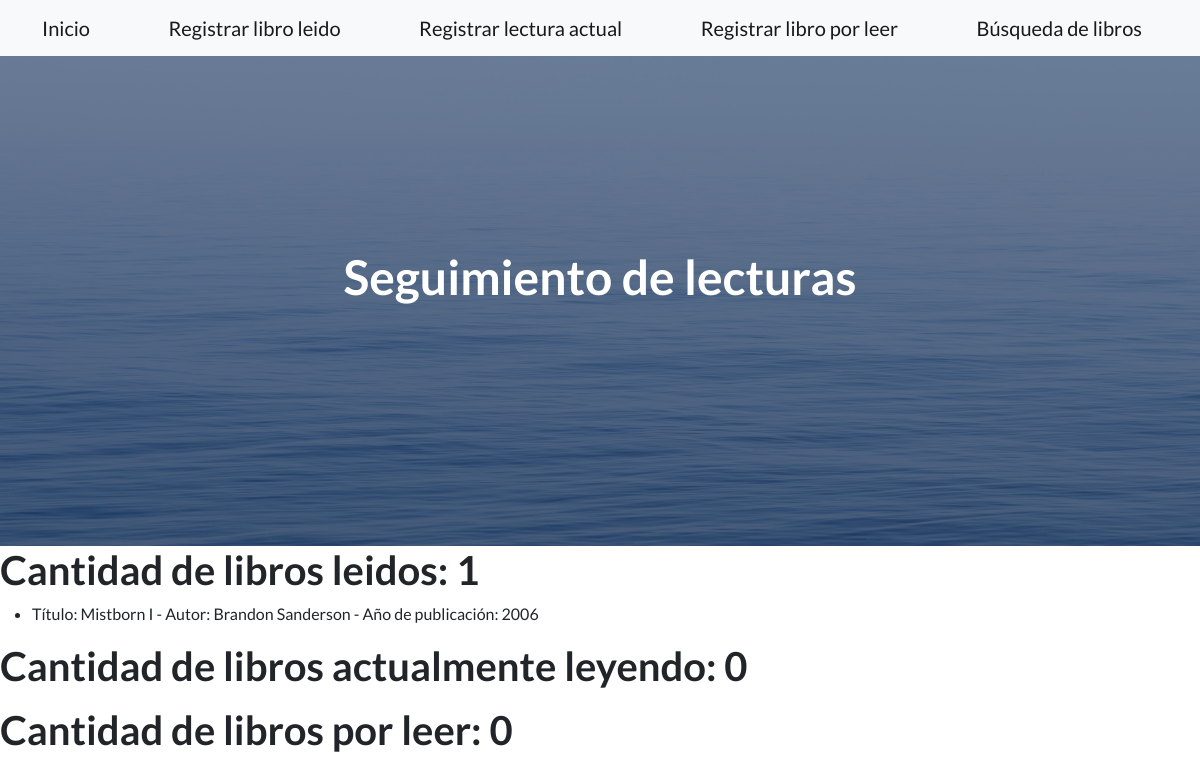
Page /home/ on the earlier database version.
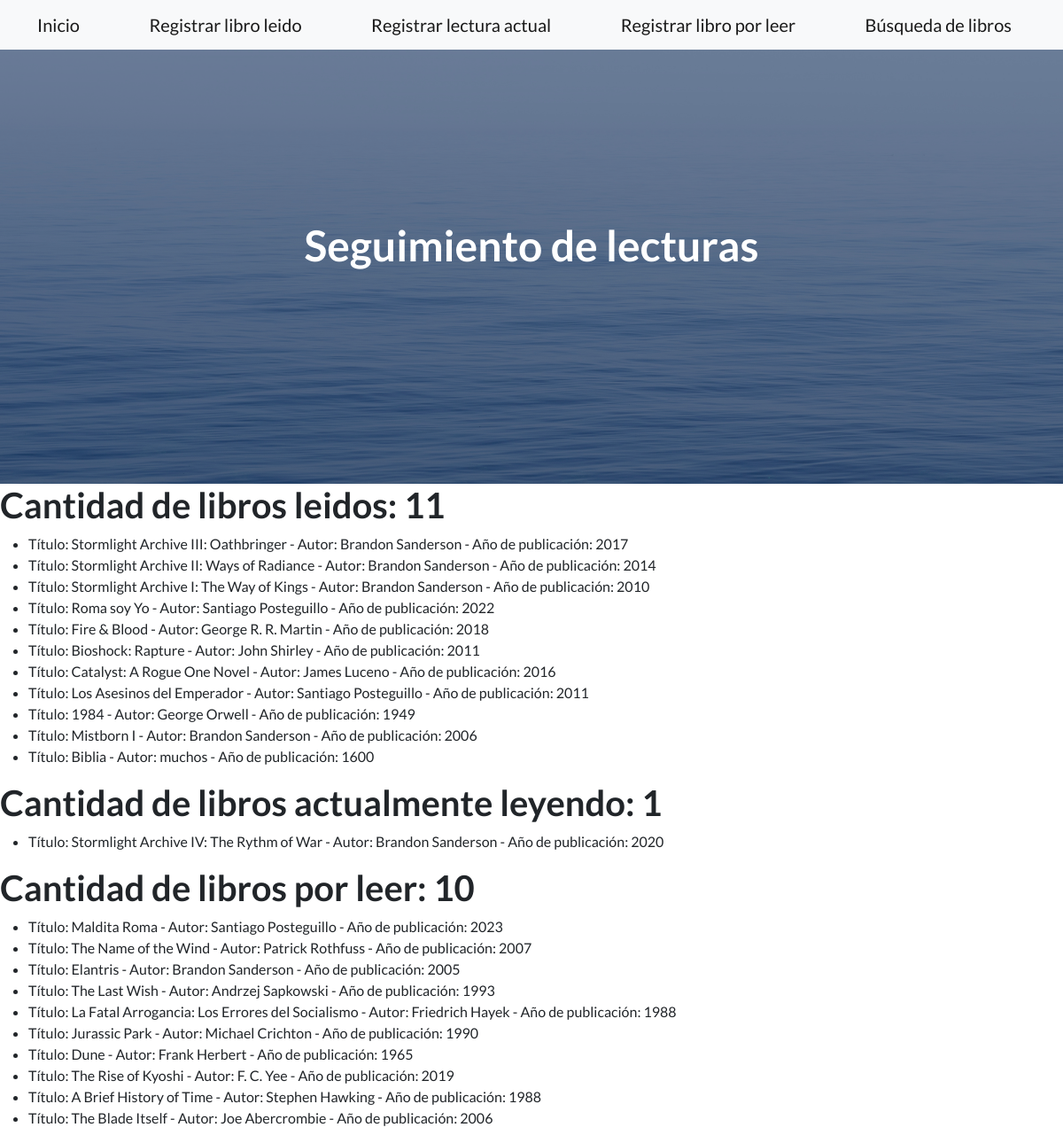
Same page on the later database version.
### AppLectura/models.py (models this page shows)
class Leidos(models.Model):
    titulo=models.CharField(max_length=50)
    autor=models.CharField(max_length=30)
    año_publicacion=models.CharField(max_length=4)

class Leyendo(models.Model):
    titulo=models.CharField(max_length=50)
    autor=models.CharField(max_length=30)
    año_publicacion=models.CharField(max_length=4)

class Por_Leer(models.Model):
    titulo=models.CharField(max_length=50)
    autor=models.CharField(max_length=30)
    año_publicacion=models.CharField(max_length=4)

### AppLectura/views.py (the view)
# urls.py: 2. Add a URL to urlpatterns:  path('', views.home, name='home')
def home(request):
    leidos=Leidos.objects.all
    leyendo=Leyendo.objects.all
    por_leer=Por_Leer.objects.all
    return render(request,'home.html',{'leidos':leidos,'leyendo':leyendo,'por_leer':por_leer})

### AppLectura/templates/home.html
{% extends 'index.html' %}
{% block ContenidoVariable %}
<h1>Cantidad de libros leidos: {{leidos|length}} </h1>
<ul>
    {% for libro in leidos %}
        <li>Título: {{libro.titulo}} - Autor: {{libro.autor}} - Año de publicación: {{libro.año_publicacion}}</li>
    {% endfor %}
</ul>
<h1>Cantidad de libros actualmente leyendo: {{leyendo|length}} </h1>
<ul>
    {% for libro in leyendo %}
        <li>Título: {{libro.titulo}} - Autor: {{libro.autor}} - Año de publicación: {{libro.año_publicacion}}</li>
    {% endfor %}
</ul>
<h1>Cantidad de libros por leer: {{por_leer|length}} </h1>
<ul>
    {% for libro in por_leer %}
        <li>Título: {{libro.titulo}} - Autor: {{libro.autor}} - Año de publicación: {{libro.año_publicacion}}</li>
    {% endfor %}
</ul>
{% endblock ContenidoVariable %}

### AppLectura/templates/index.html (shortened to what this page needs)
{% load static %}
<!DOCTYPE html>
<html lang="en">
    <head>
        <link href="https://cdn.jsdelivr.net/npm/bootstrap-icons@1.5.0/font/bootstrap-icons.css" rel="stylesheet" type="text/css" />
        <link href="{% static 'AppLectura/css/styles.css' %}" rel="stylesheet" />
    </head>
    <body>
        <nav class="navbar navbar-light bg-light static-top">
            <div class="container">
                <a class="navbar-brand" href={% url 'home' %}>Inicio</a>
                <a class="navbar-brand" href={% url 'leidos' %}>Registrar libro leido</a>
                <a class="navbar-brand" href={% url 'leyendo' %}>Registrar lectura actual</a>
                <a class="navbar-brand" href={% url 'porleer' %}>Registrar libro por leer</a>
                <a class="navbar-brand" href={% url 'busqueda' %}>Búsqueda de libros</a>
            </div>
        </nav>
        <header class="masthead">
            <div class="container position-relative">
                <div class="row justify-content-center">
                    <div class="col-xl-6">
                        <div class="text-center text-white">
                            <h1 class="mb-5">Seguimiento de lecturas</h1>
                        </div>
                    </div>
                </div>
            </div>
        </header>
        {% block ContenidoVariable %}
        {% endblock ContenidoVariable %}
    </body>
</html>

Differences in the rows shown:
added Leidos: titulo "Stormlight Archive III: Oathbringer", autor "Brandon Sanderson", año_publicacion "2017"
added Leidos: titulo "Stormlight Archive II: Ways of Radiance", autor "Brandon Sanderson", año_publicacion "2014"
added Leidos: titulo "Stormlight Archive I: The Way of Kings", autor "Brandon Sanderson", año_publicacion "2010"
added Leidos: titulo "Roma soy Yo", autor "Santiago Posteguillo", año_publicacion "2022"
added Leidos: titulo "Fire & Blood", autor "George R. R. Martin", año_publicacion "2018"
added Leidos: titulo "Bioshock: Rapture", autor "John Shirley", año_publicacion "2011"
added Leidos: titulo "Catalyst: A Rogue One Novel", autor "James Luceno", año_publicacion "2016"
added Leidos: titulo "Los Asesinos del Emperador", autor "Santiago Posteguillo", año_publicacion "2011"
added Leidos: titulo "1984", autor "George Orwell", año_publicacion "1949"
added Leidos: titulo "Biblia", autor "muchos", año_publicacion "1600"
added Leyendo: titulo "Stormlight Archive IV: The Rythm of War", autor "Brandon Sanderson", año_publicacion "2020"
added Por_Leer: titulo "Maldita Roma", autor "Santiago Posteguillo", año_publicacion "2023"
added Por_Leer: titulo "The Name of the Wind", autor "Patrick Rothfuss", año_publicacion "2007"
added Por_Leer: titulo "Elantris", autor "Brandon Sanderson", año_publicacion "2005"
added Por_Leer: titulo "The Last Wish", autor "Andrzej Sapkowski", año_publicacion "1993"
added Por_Leer: titulo "La Fatal Arrogancia: Los Errores del Socialismo", autor "Friedrich Hayek", año_publicacion "1988"
added Por_Leer: titulo "Jurassic Park", autor "Michael Crichton", año_publicacion "1990"
added Por_Leer: titulo "Dune", autor "Frank Herbert", año_publicacion "1965"
added Por_Leer: titulo "The Rise of Kyoshi", autor "F. C. Yee", año_publicacion "2019"
added Por_Leer: titulo "A Brief History of Time", autor "Stephen Hawking", año_publicacion "1988"
added Por_Leer: titulo "The Blade Itself", autor "Joe Abercrombie", año_publicacion "2006"
Other differences:
{{ leidos|length }}: "1" → "11"
{{ leyendo|length }}: "0" → "1"
{{ por_leer|length }}: "0" → "10"
